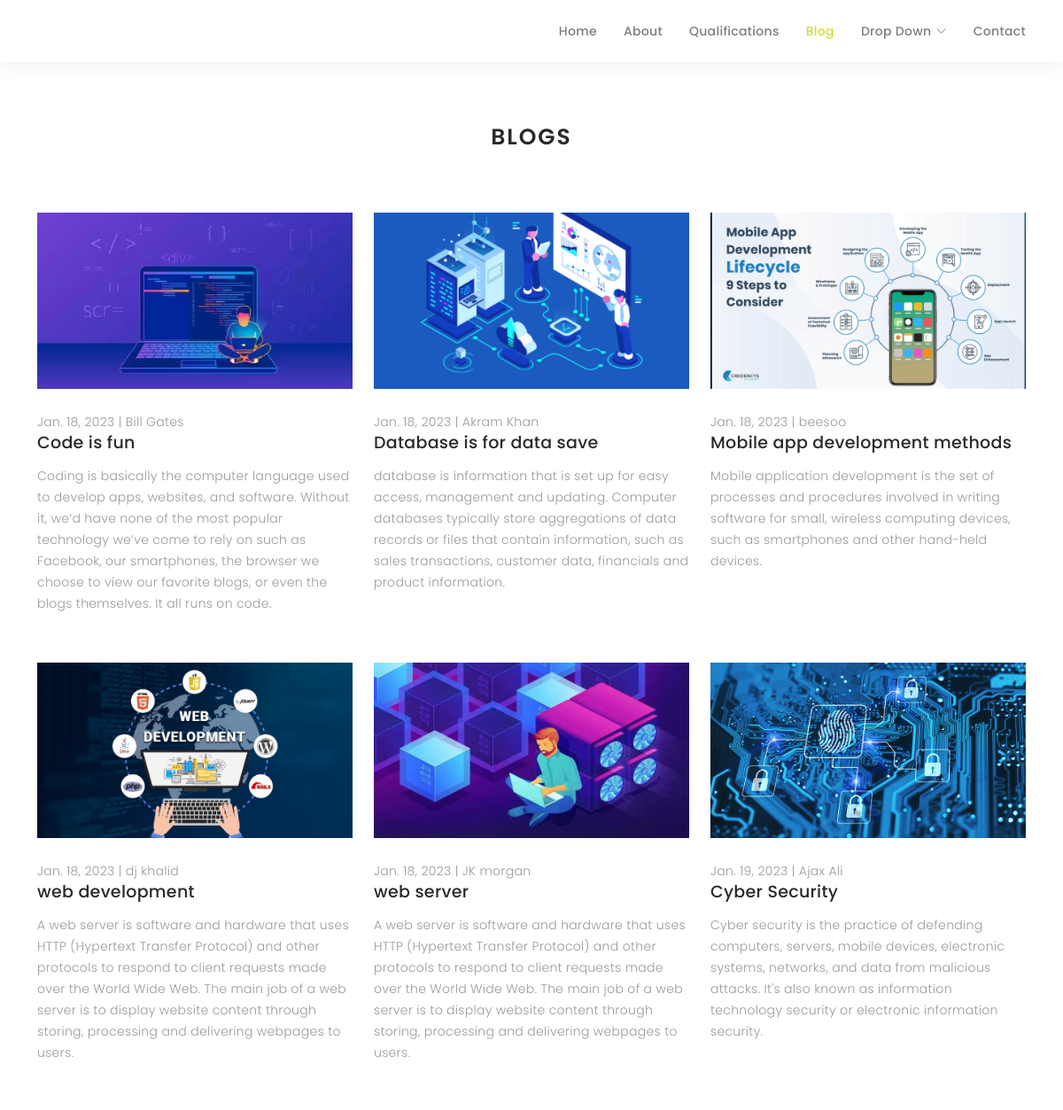
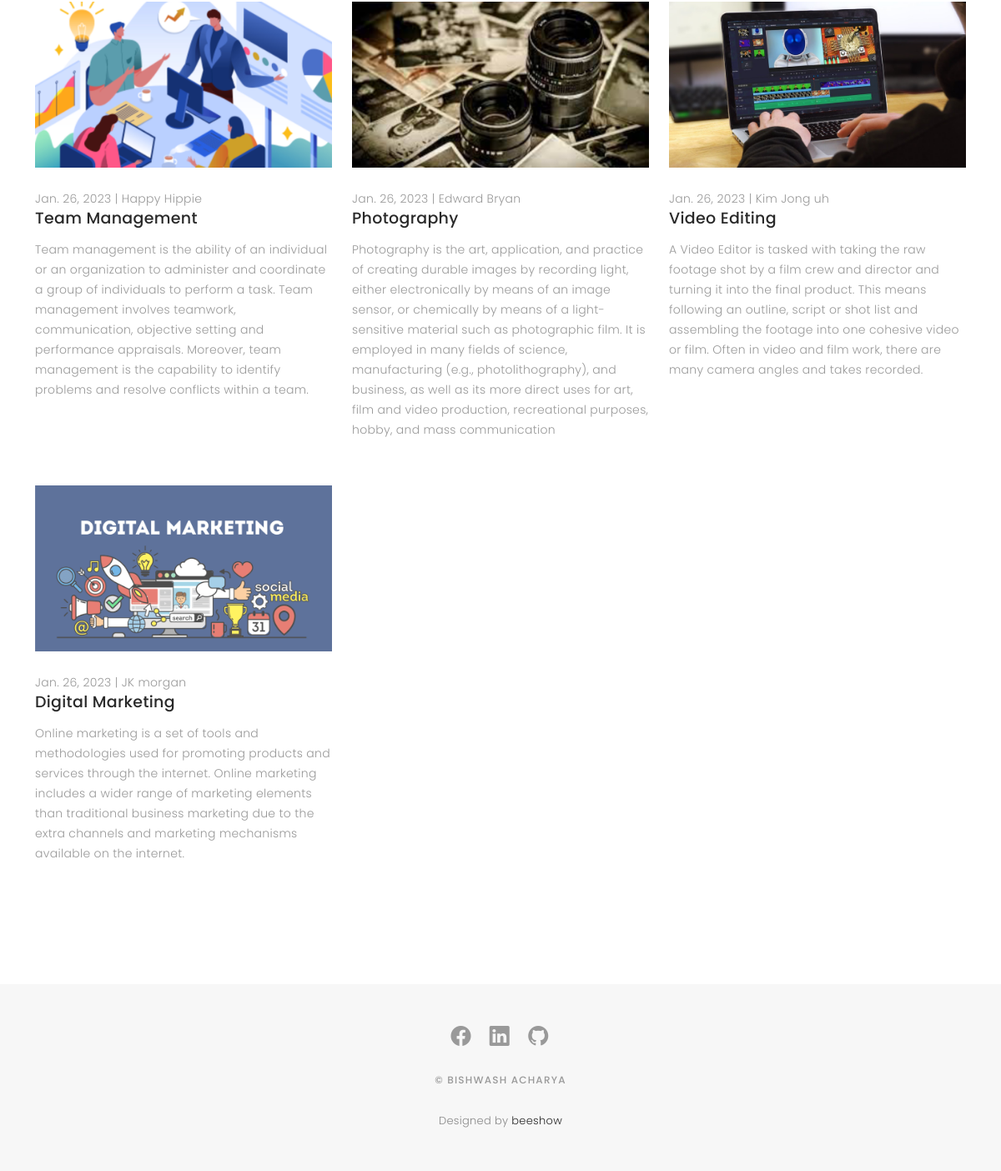
Screenshot of /blog/ with the database file from the repository (2 pictures, top to bottom).
### blog/models.py (models this page shows)
class Blog(models.Model):
	icon = models.ImageField(upload_to = "media/blog/")
	name = models.CharField(max_length = 200)
	published_date = models.DateField()
	author_name = models.CharField(max_length = 200, blank = True, null = True)
	category = models.CharField(max_length = 200, blank = True, null = True)
	slug = models.SlugField()
	content = models.TextField()

### blog/views.py (the view)
# urls.py: path("blog/", BlogListView.as_view(), name = "blog_list")
class BlogListView(ListView):
    queryset = Blog.objects.all()
    template_name = "blog_list.html"
    model = Blog

### templates/blog_list.html (shortened to what this page needs)
{% extends 'base.html' %}
{% block content %}
  <header id="header" class="fixed-top header-inner-pages">
    <div class="container d-flex align-items-center justify-content-between">
      <nav id="navbar" class="navbar">
        <ul>
          <li><a class="nav-link scrollto " href="{% url 'homepage' %}">Home</a></li>
          <li><a class="nav-link scrollto" href="{% url 'homepage' %}#about">About</a></li>
          <li><a class="nav-link  scrollto" href="{% url 'homepage' %}#portfolio">Qualifications</a></li>
          <li><a class="nav-link active  scrollto" href="{%url 'blog_list' %}">Blog</a></li>
          <li class="dropdown"><a href="#"><span>Drop Down</span> <i class="bi bi-chevron-down"></i></a>
          </li>
          <li><a class="nav-link scrollto" href="{% url 'homepage' %}#contact">Contact</a></li>
        </ul>
      </nav>
    </div>
  </header>
  <main id="main">
    <div id="journal-blog" class="text-left  paddsections">
      <div class="container">
        <div class="section-title text-center">
          <h2>Blogs</h2>
        </div>
      </div>
      <div class="container">
        <div class="journal-block">
          <div class="row">
            {% for blog in blog_list %}
            <div class="col-lg-4 col-md-6">
              <div class="journal-info mb-30">
                <a href="blog-single.html"><img src="{{blog.icon.url}}" class="img-responsive" alt="img"></a>
                <div class="journal-txt">
                    <p> {{ blog.published_date }} | {{blog.author_name}} </p>
                  <h4><a href="blog-single.html">{{ blog.name}}</a></h4>
                  <p class="separator">{{ blog.content }}  </p>
                </div>
              </div>
            </div>
            {% endfor %}
          </div>
        </div>
      </div>
    </div>
  </main>
  {% endblock %}

### templates/base.html (shortened to what this page needs)
{% load static %}
<!DOCTYPE html>
<html lang="en">
<head>
  <link href="{% static 'vendor/bootstrap/css/bootstrap.min.css' %}" rel="stylesheet">
  <link href="{% static 'vendor/bootstrap-icons/bootstrap-icons.css' %}" rel="stylesheet">
  <link href="{% static 'vendor/boxicons/css/boxicons.min.css' %}" rel="stylesheet">
  <link href="{% static 'vendor/glightbox/css/glightbox.min.css' %}" rel="stylesheet">
  <link href="{% static 'vendor/swiper/swiper-bundle.min.css' %}" rel="stylesheet">
  <link href="{% static 'css/style.css' %}" rel="stylesheet">
</head>
<body>
    {% block content %}
	{% endblock %}
  <div id="footer" class="text-center">
    <div class="container">
      <div class="socials-media text-center">
        <ul class="list-unstyled">
          <li><a href="https://www.facebook.com/arick.sharma.758"><i class="bi bi-facebook"></i></a></li>
          <li><a href="https://www.linkedin.com/in/%C3%9F%C3%AF-s%C3%B4-882640149/"><i class="bi bi-linkedin"></i></a></li>
          <li><a href="https://github.com/BeeFarm01"><i class="bi bi-github"></i></a></li>
        </ul>
      </div>
      <p>&copy; Bishwash Acharya</p>
      <div class="credits">
        Designed by <a href="https://beeshow.com/">beeshow</a>
      </div>
    </div>
  </div>
</body>
</html>

### static/css/style.css (style rules this page uses)
body { background: #ffffff; color: #898989; font-family: "Poppins", helvetica; font-size: 15px; font-weight: 300; line-height: 20px; letter-spacing: 0.02em; overflow-x: hidden; margin: 0 auto; padding: 0; box-sizing: border-box; }
h1, h2, h3, h4, h5, h6 { margin: 0; }
h2 { color: #292929; font-weight: 600; }
h4 { color: #292929; font-size: 14px; font-weight: 600; }
a { color: #292929; text-decoration: none !important; transition: all 0.5s ease-in-out 0s; }
p { margin: 25px 0; padding: 0; font-size: 15px; color: #999999; line-height: 28px; }
.section-title { margin-bottom: 70px; }
.section-title h2 { font-size: 25px; letter-spacing: 2px; text-transform: uppercase; }
.paddsections { padding-top: 90px; padding-bottom: 90px !important; }
.mb-30 { margin-bottom: 30px; }
#header { transition: all 0.5s; z-index: 997; padding: 15px 0; background-color: #fff; top: -100%; box-shadow: 0px 2px 25px rgba(0, 0, 0, 0.08); }
#header.header-scrolled, #header.header-inner-pages { top: 0; }
.navbar { padding: 0; }
.navbar ul { margin: 0; padding: 0; display: flex; list-style: none; align-items: center; }
.navbar li { position: relative; }
.navbar a, .navbar a:focus { display: flex; align-items: center; justify-content: space-between; padding: 10px 0 10px 30px; font-family: "Poppins", sans-serif; font-size: 14px; font-weight: 500; color: #7e7d7d; white-space: nowrap; transition: 0.3s; }
.navbar a i, .navbar a:focus i { font-size: 12px; line-height: 0; margin-left: 5px; }
.navbar a:hover, .navbar .active, .navbar .active:focus, .navbar li:hover>a { color: #d0db37; }
#journal, #journal-blog { height: auto; width: 100%; background: #f7f7f7; padding-bottom: 60px; position: relative; }
#journal-blog { background: #fff; padding-bottom: 30px; }
.journal-block .journal-info img { max-width: 100%; }
.journal-block .journal-info .journal-txt { padding: 25px 0px; position: relative; }
.journal-block .journal-info .journal-txt h4 a { display: block; font-size: 19px; line-height: 24px; margin: 0 0 13px 0; font-weight: 500; color: #292929; transition: all 0.5s ease-in-out 0s; }
.journal-block .journal-info .journal-txt p { margin: 0; font-size: 14px; line-height: 24px; }
#journal-blog { padding-top: 140px; }
.journal-txt h4 a { display: block; font-size: 19px; line-height: 24px; margin: 0 0 13px 0; font-weight: 500; color: #292929; transition: all 0.5s ease-in-out 0s; }
#footer { background: #f7f7f7; padding-top: 50px; padding-bottom: 50px; }
#footer .socials-media { width: 100%; }
#footer .socials-media ul { display: inline-block; float: none; margin: 0 0 20px 0; }
#footer .socials-media ul li { float: left; margin-left: 10px; margin-right: 10px; }
#footer .socials-media ul li a { font-size: 24px; color: #999; letter-spacing: 0.1em; font-weight: 500; background: transparent; text-transform: uppercase; transition: all 0.5s ease-in-out 0s; }
#footer p { font-size: 12px; letter-spacing: 0.1em; font-weight: 500; margin-top: 0; text-transform: uppercase; }
.credits { font-size: 13px; }

### rows the page displays
Blog: icon (picture), published_date "Jan. 18, 2023", author_name "Bill Gates", name "Code is fun", content "Coding is basically the computer language used to develop apps, websites, and software. Without it, we’d have none of the most popular technology we’ve come to rely on such as Facebook, our smartphones, the browser we choose to view our favorite blogs, or even the blogs themselves. It all runs on code."
Blog: icon (picture), published_date "Jan. 18, 2023", author_name "Akram Khan", name "Database is for data save", content "database is information that is set up for easy access, management and updating. Computer databases typically store aggregations of data records or files that contain information, such as sales transactions, customer data, financials and product information."
Blog: icon (picture), published_date "Jan. 18, 2023", author_name "beesoo", name "Mobile app development methods", content "Mobile application development is the set of processes and procedures involved in writing software for small, wireless computing devices, such as smartphones and other hand-held devices."
Blog: icon (picture), published_date "Jan. 18, 2023", author_name "dj khalid", name "web development", content "A web server is software and hardware that uses HTTP (Hypertext Transfer Protocol) and other protocols to respond to client requests made over the World Wide Web. The main job of a web server is to display website content through storing, processing and delivering webpages to users."
Blog: icon (picture), published_date "Jan. 18, 2023", author_name "JK morgan", name "web server", content "A web server is software and hardware that uses HTTP (Hypertext Transfer Protocol) and other protocols to respond to client requests made over the World Wide Web. The main job of a web server is to display website content through storing, processing and delivering webpages to users."
Blog: icon (picture), published_date "Jan. 19, 2023", author_name "Ajax Ali", name "Cyber Security", content "Cyber security is the practice of defending computers, servers, mobile devices, electronic systems, networks, and data from malicious attacks. It's also known as information technology security or electronic information security."
Blog: icon (picture), published_date "Jan. 26, 2023", author_name "Happy Hippie", name "Team Management", content "Team management is the ability of an individual or an organization to administer and coordinate a group of individuals to perform a task. Team management involves teamwork, communication, objective setting and performance appraisals. Moreover, team management is the capability to identify problems and resolve conflicts within a team."
Blog: icon (picture), published_date "Jan. 26, 2023", author_name "Edward Bryan", name "Photography", content "Photography is the art, application, and practice of creating durable images by recording light, either electronically by means of an image sensor, or chemically by means of a light-sensitive material such as photographic film. It is employed in many fields of science, manufacturing (e.g., photolithography), and business, as well as its more direct uses for art, film and video production, recreational purposes, hobby, and mass communication"
Blog: icon (picture), published_date "Jan. 26, 2023", author_name "Kim Jong uh", name "Video Editing", content "A Video Editor is tasked with taking the raw footage shot by a film crew and director and turning it into the final product. This means following an outline, script or shot list and assembling the footage into one cohesive video or film. Often in video and film work, there are many camera angles and takes recorded."
Blog: icon (picture), published_date "Jan. 26, 2023", author_name "JK morgan", name "Digital Marketing", content "Online marketing is a set of tools and methodologies used for promoting products and services through the internet. Online marketing includes a wider range of marketing elements than traditional business marketing due to the extra channels and marketing mechanisms available on the internet."
